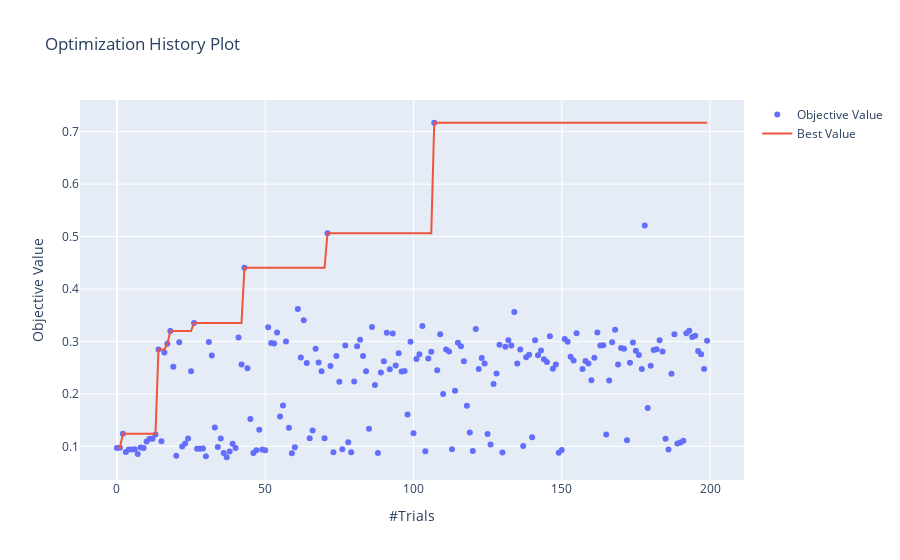
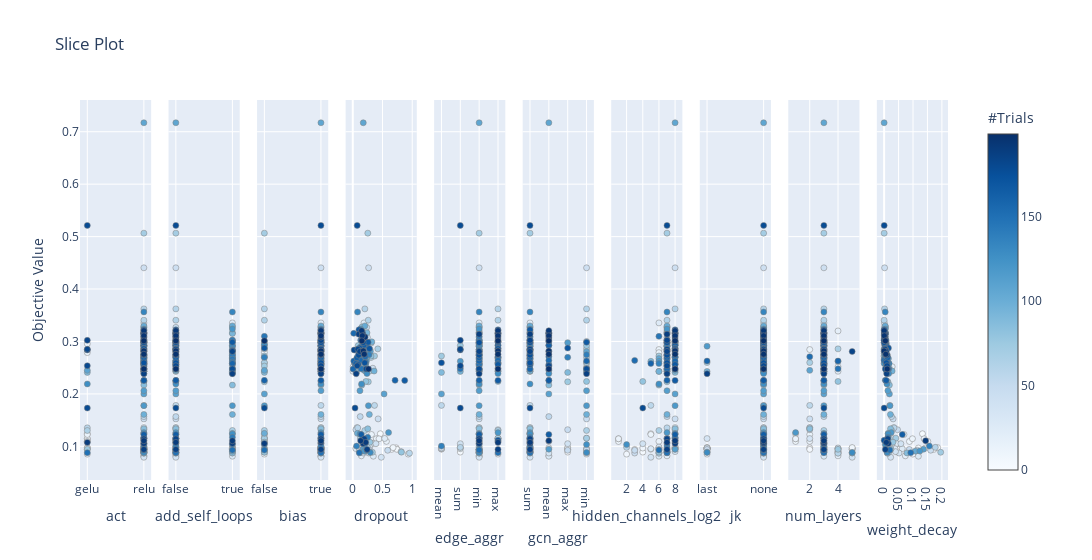
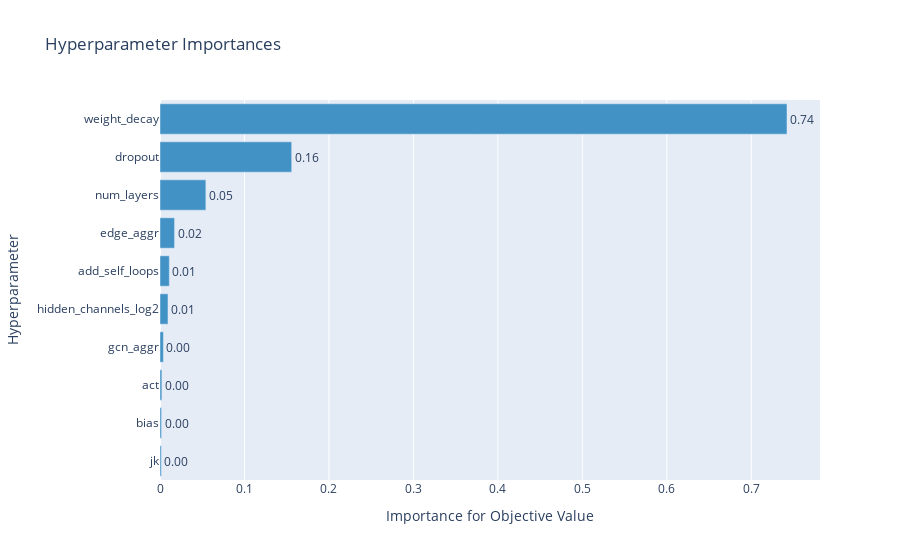
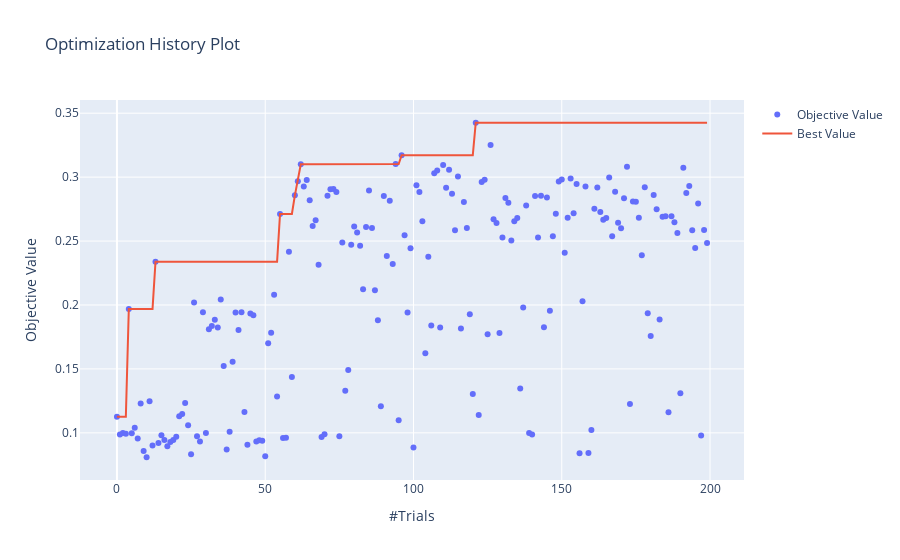

The notebook cell saved with these charts, in order:
### Code cell
# for study in (
#     optuna.load_study(study_name=study_name, storage=OPTUNA_STORAGE)
#     for study_name in study_names
# ):
#     print(study.study_name)
#     # Plot the results.
#     mean_top_10_loss = study.trials_dataframe()["value"].sort_values().head(10).mean()
#     print("Mean of top 10 best loss:", mean_top_10_loss)
#     optuna.visualization.plot_optimization_history(study).show()
#     # optuna.visualization.plot_contour(study).show()
#     optuna.visualization.plot_slice(study).show()
#     optuna.visualization.plot_param_importances(study).show()
#     print()
#     print()

### Figure 1 — Plotly figure (JSON) as saved in the notebook; plotly's stock layout.template omitted (floating-point values rounded to 4 significant figures; data arrays with more than 128 entries replaced by an {"elided": "..."} marker saying what was removed)
{"data": [{"mode": "markers", "name": "Objective Value", "type": "scatter", "x": {"elided": "199 int values"}, "y": {"elided": "199 float values"}}, {"name": "Best Value", "type": "scatter", "x": {"elided": "199 int values"}, "y": {"elided": "199 float values"}}], "layout": {"title": {"text": "Optimization History Plot"}, "xaxis": {"title": {"text": "#Trials"}}, "yaxis": {"title": {"text": "Objective Value"}}}}

### Figure 2 — Plotly figure (JSON) as saved in the notebook; plotly's stock layout.template omitted (floating-point values rounded to 4 significant figures; data arrays with more than 128 entries replaced by an {"elided": "..."} marker saying what was removed)
{"data": [{"marker": {"color": {"elided": "199 int values"}, "colorbar": {"title": {"text": "#Trials"}, "x": 1, "xpad": 40}, "colorscale": [[0, "rgb(247,251,255)"], [0.125, "rgb(222,235,247)"], [0.25, "rgb(198,219,239)"], [0.375, "rgb(158,202,225)"], [0.5, "rgb(107,174,214)"], [0.625, "rgb(66,146,198)"], [0.75, "rgb(33,113,181)"], [0.875, "rgb(8,81,156)"], [1, "rgb(8,48,107)"]], "line": {"color": "Grey", "width": 0.5}, "showscale": true}, "mode": "markers", "showlegend": false, "type": "scatter", "x": {"elided": "199 str values"}, "xaxis": "x", "y": {"elided": "199 float values"}, "yaxis": "y"}, {"marker": {"color": {"elided": "199 int values"}, "colorbar": {"title": {"text": "#Trials"}, "x": 1, "xpad": 40}, "colorscale": [[0, "rgb(247,251,255)"], [0.125, "rgb(222,235,247)"], [0.25, "rgb(198,219,239)"], [0.375, "rgb(158,202,225)"], [0.5, "rgb(107,174,214)"], [0.625, "rgb(66,146,198)"], [0.75, "rgb(33,113,181)"], [0.875, "rgb(8,81,156)"], [1, "rgb(8,48,107)"]], "line": {"color": "Grey", "width": 0.5}, "showscale": false}, "mode": "markers", "showlegend": false, "type": "scatter", "x": {"elided": "199 bool values"}, "xaxis": "x2", "y": {"elided": "199 float values"}, "yaxis": "y2"}, {"marker": {"color": {"elided": "199 int values"}, "colorbar": {"title": {"text": "#Trials"}, "x": 1, "xpad": 40}, "colorscale": [[0, "rgb(247,251,255)"], [0.125, "rgb(222,235,247)"], [0.25, "rgb(198,219,239)"], [0.375, "rgb(158,202,225)"], [0.5, "rgb(107,174,214)"], [0.625, "rgb(66,146,198)"], [0.75, "rgb(33,113,181)"], [0.875, "rgb(8,81,156)"], [1, "rgb(8,48,107)"]], "line": {"color": "Grey", "width": 0.5}, "showscale": false}, "mode": "markers", "showlegend": false, "type": "scatter", "x": {"elided": "199 bool values"}, "xaxis": "x3", "y": {"elided": "199 float values"}, "yaxis": "y3"}, {"marker": {"color": {"elided": "199 int values"}, "colorbar": {"title": {"text": "#Trials"}, "x": 1, "xpad": 40}, "colorscale": [[0, "rgb(247,251,255)"], [0.125, "rgb(222,235,247)"], [0.25, "rgb(198,219,239)"], [0.375, "rgb(158,202,225)"], [0.5, "rgb(107,174,214)"], [0.625, "rgb(66,146,198)"], [0.75, "rgb(33,113,181)"], [0.875, "rgb(8,81,156)"], [1, "rgb(8,48,107)"]], "line": {"color": "Grey", "width": 0.5}, "showscale": false}, "mode": "markers", "showlegend": false, "type": "scatter", "x": {"elided": "199 float values"}, "xaxis": "x4", "y": {"elided": "199 float values"}, "yaxis": "y4"}, {"marker": {"color": {"elided": "199 int values"}, "colorbar": {"title": {"text": "#Trials"}, "x": 1, "xpad": 40}, "colorscale": [[0, "rgb(247,251,255)"], [0.125, "rgb(222,235,247)"], [0.25, "rgb(198,219,239)"], [0.375, "rgb(158,202,225)"], [0.5, "rgb(107,174,214)"], [0.625, "rgb(66,146,198)"], [0.75, "rgb(33,113,181)"], [0.875, "rgb(8,81,156)"], [1, "rgb(8,48,107)"]], "line": {"color": "Grey", "width": 0.5}, "showscale": false}, "mode": "markers", "showlegend": false, "type": "scatter", "x": {"elided": "199 str values"}, "xaxis": "x5", "y": {"elided": "199 float values"}, "yaxis": "y5"}, {"marker": {"color": {"elided": "199 int values"}, "colorbar": {"title": {"text": "#Trials"}, "x": 1, "xpad": 40}, "colorscale": [[0, "rgb(247,251,255)"], [0.125, "rgb(222,235,247)"], [0.25, "rgb(198,219,239)"], [0.375, "rgb(158,202,225)"], [0.5, "rgb(107,174,214)"], [0.625, "rgb(66,146,198)"], [0.75, "rgb(33,113,181)"], [0.875, "rgb(8,81,156)"], [1, "rgb(8,48,107)"]], "line": {"color": "Grey", "width": 0.5}, "showscale": false}, "mode": "markers", "showlegend": false, "type": "scatter", "x": {"elided": "199 str values"}, "xaxis": "x6", "y": {"elided": "199 float values"}, "yaxis": "y6"}, {"marker": {"color": {"elided": "199 int values"}, "colorbar": {"title": {"text": "#Trials"}, "x": 1, "xpad": 40}, "colorscale": [[0, "rgb(247,251,255)"], [0.125, "rgb(222,235,247)"], [0.25, "rgb(198,219,239)"], [0.375, "rgb(158,202,225)"], [0.5, "rgb(107,174,214)"], [0.625, "rgb(66,146,198)"], [0.75, "rgb(33,113,181)"], [0.875, "rgb(8,81,156)"], [1, "rgb(8,48,107)"]], "line": {"color": "Grey", "width": 0.5}, "showscale": false}, "mode": "markers", "showlegend": false, "type": "scatter", "x": {"elided": "199 int values"}, "xaxis": "x7", "y": {"elided": "199 float values"}, "yaxis": "y7"}, {"marker": {"color": {"elided": "199 int values"}, "colorbar": {"title": {"text": "#Trials"}, "x": 1, "xpad": 40}, "colorscale": [[0, "rgb(247,251,255)"], [0.125, "rgb(222,235,247)"], [0.25, "rgb(198,219,239)"], [0.375, "rgb(158,202,225)"], [0.5, "rgb(107,174,214)"], [0.625, "rgb(66,146,198)"], [0.75, "rgb(33,113,181)"], [0.875, "rgb(8,81,156)"], [1, "rgb(8,48,107)"]], "line": {"color": "Grey", "width": 0.5}, "showscale": false}, "mode": "markers", "showlegend": false, "type": "scatter", "x": {"elided": "199 str values"}, "xaxis": "x8", "y": {"elided": "199 float values"}, "yaxis": "y8"}, {"marker": {"color": {"elided": "199 int values"}, "colorbar": {"title": {"text": "#Trials"}, "x": 1, "xpad": 40}, "colorscale": [[0, "rgb(247,251,255)"], [0.125, "rgb(222,235,247)"], [0.25, "rgb(198,219,239)"], [0.375, "rgb(158,202,225)"], [0.5, "rgb(107,174,214)"], [0.625, "rgb(66,146,198)"], [0.75, "rgb(33,113,181)"], [0.875, "rgb(8,81,156)"], [1, "rgb(8,48,107)"]], "line": {"color": "Grey", "width": 0.5}, "showscale": false}, "mode": "markers", "showlegend": false, "type": "scatter", "x": {"elided": "199 int values"}, "xaxis": "x9", "y": {"elided": "199 float values"}, "yaxis": "y9"}, {"marker": {"color": {"elided": "199 int values"}, "colorbar": {"title": {"text": "#Trials"}, "x": 1, "xpad": 40}, "colorscale": [[0, "rgb(247,251,255)"], [0.125, "rgb(222,235,247)"], [0.25, "rgb(198,219,239)"], [0.375, "rgb(158,202,225)"], [0.5, "rgb(107,174,214)"], [0.625, "rgb(66,146,198)"], [0.75, "rgb(33,113,181)"], [0.875, "rgb(8,81,156)"], [1, "rgb(8,48,107)"]], "line": {"color": "Grey", "width": 0.5}, "showscale": false}, "mode": "markers", "showlegend": false, "type": "scatter", "x": {"elided": "199 float values"}, "xaxis": "x10", "y": {"elided": "199 float values"}, "yaxis": "y10"}], "layout": {"title": {"text": "Slice Plot"}, "width": 3000, "xaxis": {"anchor": "y", "domain": [0, 0.082], "title": {"text": "act"}}, "xaxis10": {"anchor": "y10", "domain": [0.918, 1.0], "title": {"text": "weight_decay"}}, "xaxis2": {"anchor": "y2", "domain": [0.102, 0.184], "title": {"text": "add_self_loops"}}, "xaxis3": {"anchor": "y3", "domain": [0.204, 0.286], "title": {"text": "bias"}}, "xaxis4": {"anchor": "y4", "domain": [0.306, 0.388], "title": {"text": "dropout"}}, "xaxis5": {"anchor": "y5", "domain": [0.408, 0.49], "title": {"text": "edge_aggr"}}, "xaxis6": {"anchor": "y6", "domain": [0.51, 0.592], "title": {"text": "gcn_aggr"}}, "xaxis7": {"anchor": "y7", "domain": [0.612, 0.694], "title": {"text": "hidden_channels_log2"}}, "xaxis8": {"anchor": "y8", "domain": [0.714, 0.796], "title": {"text": "jk"}}, "xaxis9": {"anchor": "y9", "domain": [0.816, 0.898], "title": {"text": "num_layers"}}, "yaxis": {"anchor": "x", "domain": [0, 1], "title": {"text": "Objective Value"}}, "yaxis10": {"anchor": "x10", "domain": [0, 1], "matches": "y", "showticklabels": false}, "yaxis2": {"anchor": "x2", "domain": [0, 1], "matches": "y", "showticklabels": false}, "yaxis3": {"anchor": "x3", "domain": [0, 1], "matches": "y", "showticklabels": false}, "yaxis4": {"anchor": "x4", "domain": [0, 1], "matches": "y", "showticklabels": false}, "yaxis5": {"anchor": "x5", "domain": [0, 1], "matches": "y", "showticklabels": false}, "yaxis6": {"anchor": "x6", "domain": [0, 1], "matches": "y", "showticklabels": false}, "yaxis7": {"anchor": "x7", "domain": [0, 1], "matches": "y", "showticklabels": false}, "yaxis8": {"anchor": "x8", "domain": [0, 1], "matches": "y", "showticklabels": false}, "yaxis9": {"anchor": "x9", "domain": [0, 1], "matches": "y", "showticklabels": false}}}

### Figure 3 — Plotly figure (JSON) as saved in the notebook; plotly's stock layout.template omitted (floating-point values rounded to 4 significant figures)
{"data": [{"cliponaxis": false, "hovertemplate": ["jk (CategoricalDistribution): 0.0015736716551741493<extra></extra>", "bias (CategoricalDistribution): 0.0018575777955732265<extra></extra>", "act (CategoricalDistribution): 0.0022292547984016347<extra></extra>", "gcn_aggr (CategoricalDistribution): 0.004036397006811463<extra></extra>", "hidden_channels_log2 (IntUniformDistribution): 0.009449823119266867<extra></extra>", "add_self_loops (CategoricalDistribution): 0.011036130765812032<extra></extra>", "edge_aggr (CategoricalDistribution): 0.017235052679972985<extra></extra>", "num_layers (IntUniformDistribution): 0.054299442904842794<extra></extra>", "dropout (UniformDistribution): 0.15593379194907556<extra></extra>", "weight_decay (UniformDistribution): 0.7423488573250693<extra></extra>"], "marker": {"color": "rgb(66,146,198)"}, "orientation": "h", "text": ["0.0015736716551741493", "0.0018575777955732265", "0.0022292547984016347", "0.004036397006811463", "0.009449823119266867", "0.011036130765812032", "0.017235052679972985", "0.054299442904842794", "0.15593379194907556", "0.7423488573250693"], "textposition": "outside", "texttemplate": "%{text:.2f}", "type": "bar", "x": [0.001574, 0.001858, 0.002229, 0.004036, 0.00945, 0.01104, 0.01724, 0.0543, 0.1559, 0.7423], "y": ["jk", "bias", "act", "gcn_aggr", "hidden_channels_log2", "add_self_loops", "edge_aggr", "num_layers", "dropout", "weight_decay"]}], "layout": {"showlegend": false, "title": {"text": "Hyperparameter Importances"}, "xaxis": {"title": {"text": "Importance for Objective Value"}}, "yaxis": {"title": {"text": "Hyperparameter"}}}}

### Figure 4 — Plotly figure (JSON) as saved in the notebook; plotly's stock layout.template omitted (floating-point values rounded to 4 significant figures; data arrays with more than 128 entries replaced by an {"elided": "..."} marker saying what was removed)
{"data": [{"mode": "markers", "name": "Objective Value", "type": "scatter", "x": {"elided": "200 int values"}, "y": {"elided": "200 float values"}}, {"name": "Best Value", "type": "scatter", "x": {"elided": "200 int values"}, "y": {"elided": "200 float values"}}], "layout": {"title": {"text": "Optimization History Plot"}, "xaxis": {"title": {"text": "#Trials"}}, "yaxis": {"title": {"text": "Objective Value"}}}}
